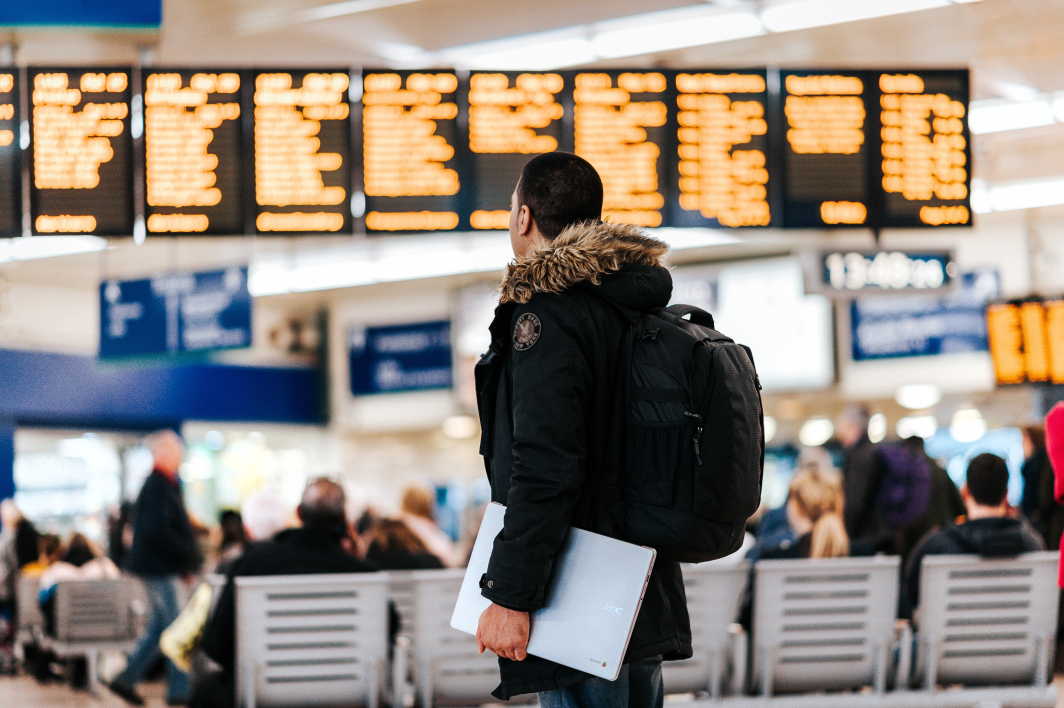
#> input picture dataset/anete-lusina-rFKBUwLg_WQ-unsplash.jpg, 4256 x 2832 px (shown at 1/4 size); its folder holds only this picture in this run
$ python main.py --input dataset/anete-lusina-rFKBUwLg_WQ-unsplash.jpg
#> lines starting #> are read from the running program, lines starting #| are printed output that depends on the picture
import numpy as np
import argparse
import cv2
import glob
from itertools import product


def settings():
    parser = argparse.ArgumentParser("Project 1")
    parser.add_argument("--input", type=str, default="export/input.jpg", help="Path to input")
    parser.add_argument("--output", type=str, default="export/output.jpg", help="Path to output")
    parser.add_argument("--pool", type=str, default="dataset", help="Path to dataset")
    parser.add_argument("--stride", type=int, default=40, help="Size of small image")
    args = parser.parse_args()
    return args


def get_settings(path, size):
    images = []
    avg_colors = []
    for image_path in glob.glob("{}/*.png".format(path)) + glob.glob("{}/*.jpg".format(path)):
        image = cv2.imread(image_path, cv2.IMREAD_COLOR)
        image = cv2.resize(image, (size, size))
        images.append(image)
        avg_colors.append(np.sum(np.sum(image, axis=0), axis=0) / (size ** 2))
    return images, np.array(avg_colors)


def main(opt):
    input_image = cv2.imread(opt.input, cv2.IMREAD_COLOR)
#> input_image is the input picture: shape (2832, 4256, 3); mean B, G, R 125.3, 134.2, 144.3
    height, width, num_channels = input_image.shape
#> height = 2832; width = 4256; num_channels = 3
    blank_image = np.zeros((height, width, 3), np.uint8)
    images, avg_colors = get_settings(opt.pool, opt.stride)
#> in get_settings, `image = cv2.resize(image, (size, size))`:
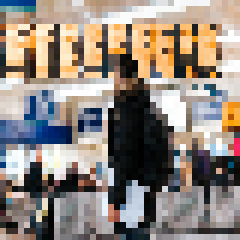
#> image: shape (40, 40, 3) (shown 6 times larger); mean B, G, R 126.3, 135, 145.1
#> images = 1 item; avg_colors = [[126.3, 135, 145.1]]
    for i, j in product(range(int(width / opt.stride)), range(int(height / opt.stride))):
        partial_input_image = input_image[j * opt.stride: (j + 1) * opt.stride,
                              i * opt.stride: (i + 1) * opt.stride, :]
        partial_avg_color = np.sum(np.sum(partial_input_image, axis=0), axis=0) / (opt.stride ** 2)
        distance_matrix = np.linalg.norm(partial_avg_color - avg_colors, axis=1)
        idx = np.argmin(distance_matrix)
        blank_image[j * opt.stride: (j + 1) * opt.stride, i * opt.stride: (i + 1) * opt.stride, :] = images[idx]
#> this loop made 7420 passes
#> (partial_avg_color, distance_matrix) on passes 1 to 3: ([147.6, 72.99, 1.89], [157.5]), ([144.7, 72.29, 2.62], [156.7]), ([136.8, 121.1, 55.14], [91.64])
#> pass 1, in main, `partial_input_image = input_image[j * opt.stride: (j + 1) * opt.stride..`:
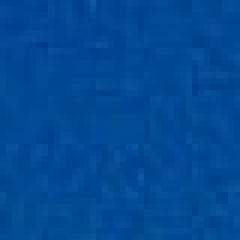
#> partial_input_image: shape (40, 40, 3) (shown 6 times larger); mean B, G, R 147.6, 73, 1.9
#> pass 3, in main, `partial_input_image = input_image[j * opt.stride: (j + 1) * opt.stride..`:
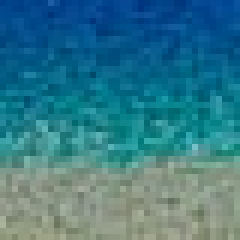
#> partial_input_image: shape (40, 40, 3) (shown 6 times larger); mean B, G, R 136.8, 121.1, 55.1
#> after the loop:
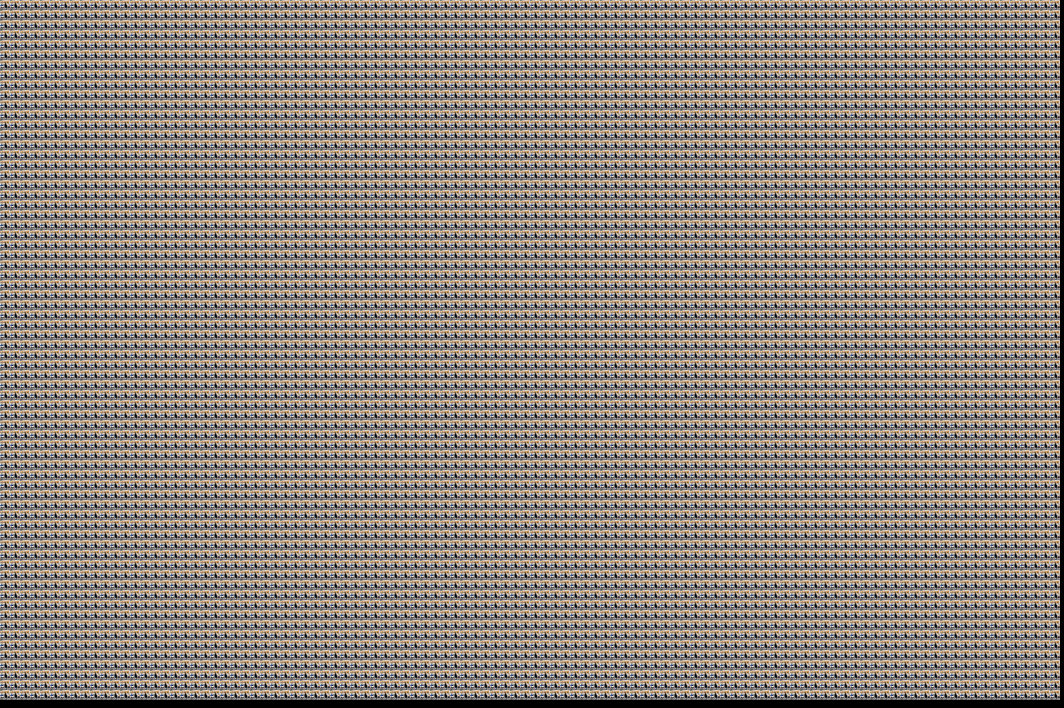
#> blank_image: shape (2832, 4256, 3) (shown at 1/4 size); mean B, G, R 124.4, 132.9, 142.9
    cv2.imwrite(opt.output, blank_image)


if __name__ == '__main__':
    opt = settings()
    main(opt)

$ run again, on dataset/elena-mozhvilo-CTukx4jfWac-unsplash.jpg
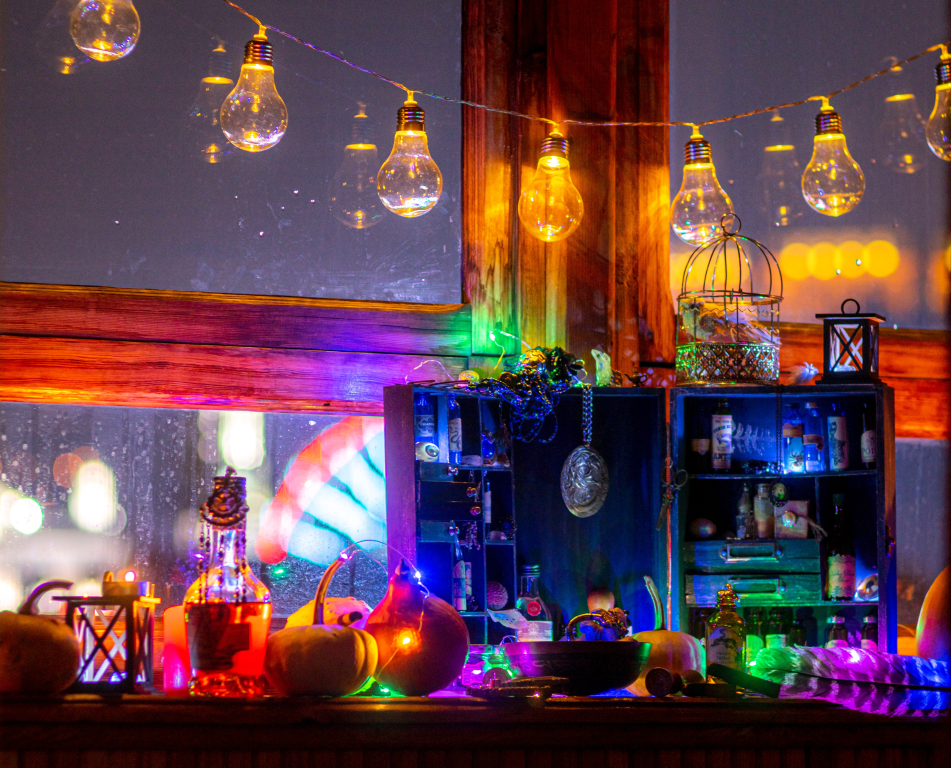
#> input picture dataset/elena-mozhvilo-CTukx4jfWac-unsplash.jpg, 4753 x 3836 px (shown at 1/5 size)
#> in main, input_image is the input picture: shape (3836, 4753, 3); mean B, G, R 75.4, 65.6, 99.8
#> images = 1 item; avg_colors = [[75.52, 65.8, 97.64]]
#> the loop in main, `for i, j in product(range(int(width / opt.stride)), range(int(height /..` made 11210 passes
#> (partial_avg_color, distance_matrix) on passes 1 to 3: ([51.24, 49.16, 64.44], [44.37]), ([50.77, 50.43, 64.86], [43.85]), ([50.87, 49.51, 65.9], [43.36])
#> pass 1, in main, `partial_input_image = input_image[j * opt.stride: (j + 1) * opt.stride..`:
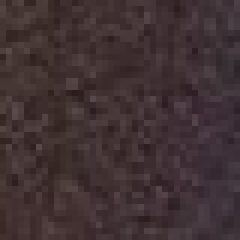
#> partial_input_image: shape (40, 40, 3) (shown 6 times larger); mean B, G, R 51.2, 49.2, 64.4
#> after the loop in main, `for i, j in product(range(int(width / opt.stride)), range(int(height /..`:
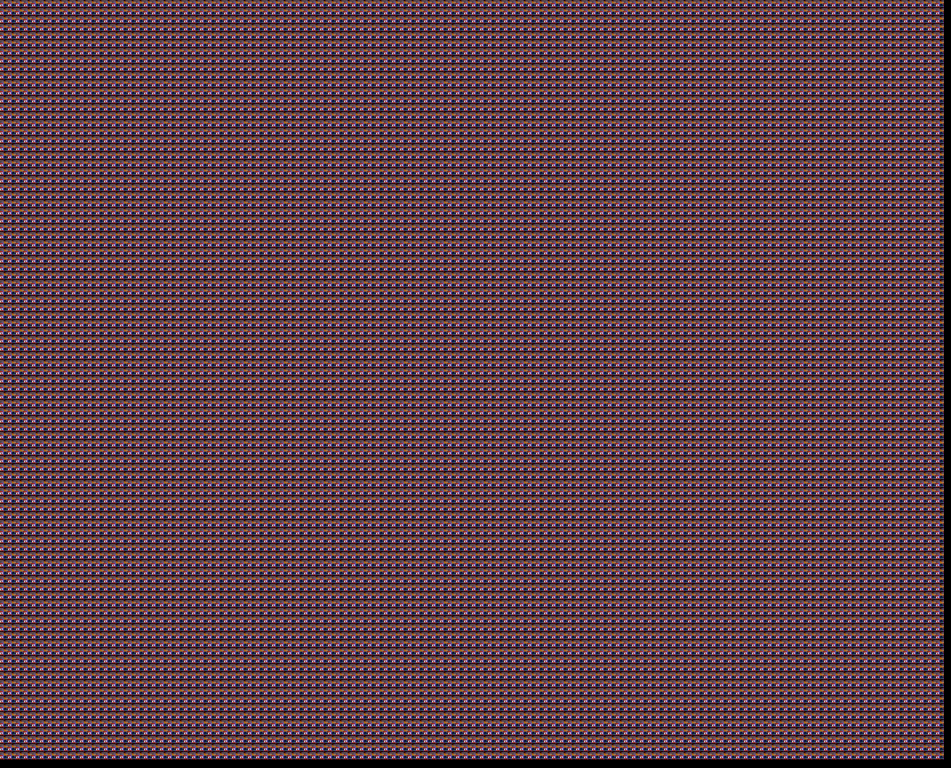
#> blank_image: shape (3836, 4753, 3) (shown at 1/5 size); mean B, G, R 74.3, 64.7, 96
